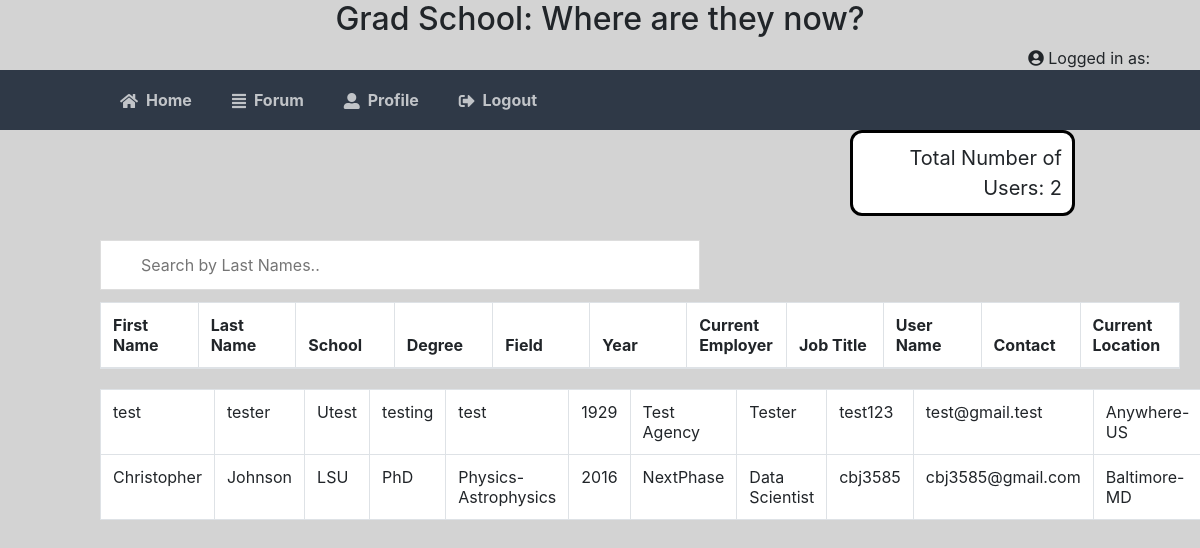
Screenshot of /hidedata with the database file from the repository.
### tables this page shows
CREATE TABLE "data_table" (
"index" INTEGER,
  "first_name" VARCHAR(256),
  "last_name" VARCHAR(256),
  "school" TEXT,
  "degree" VARCHAR(256),
  "field" VARCHAR(256),
  "year" VARCHAR(4),
  "current_employer" VARCHAR(256),
  "job_title" VARCHAR(256),
  "user_name" VARCHAR(256),
  "contact" VARCHAR(256),
  "password" VARCHAR(256),
  "location" VARCHAR(256)
);

### flask_app.py (the view)
@app.route('/hidedata')
def hide_data():
    from functions.sqlquery import sql_query
    results = sql_query(''' SELECT * FROM data_table''')
    msg = 'SELECT * FROM data_table'
    return render_template('sqldatabase.html', results=results, msg=msg)#, username=session['username'])

### functions/sqlquery.py (called while the page is built)
def sql_query(query):
    conn = sqlite3.connect('accounts.db')
    conn.row_factory = sqlite3.Row
    cur = conn.cursor()
    cur.execute(query)
    rows = cur.fetchall()
    return rows

### templates/sqldatabase.html (shortened to what this page needs)
<html>
    <head>
        <link rel="stylesheet" href="https://use.fontawesome.com/releases/v5.1.0/css/all.css">
        <link rel="stylesheet" href="https://stackpath.bootstrapcdn.com/bootstrap/4.1.1/css/bootstrap.min.css">
 		<link rel="stylesheet" href="{{ url_for('static', filename='style13.css') }}">
    </head>
	<body>
	<h2 align="center">Grad School: Where are they now? </h2>
	<div align="right" style='margin-right: 50px;'><i class="fas fa-user-circle"></i> Logged in as: {{uname}}</div>
		<nav class="navtop">
			<div align="center">
                <a href="{{ url_for('home', uname=username) }}"><i class="fas fa-home"></i>Home</a>
                <a href="{{ url_for('forum', uname=uname) }}"><i class="fas fa-align-justify"></i>Forum</a>
				<a href="{{ url_for('profile', uname=uname, aresults=aresults, msg=msg) }}"><i class="fas fa-user-alt"></i>Profile</a>
				<a href="{{ url_for('logout') }}"><i class="fas fa-sign-out-alt"></i>Logout</a>
			</div>
		</nav>
        <div class="totalusers" id="data"></div>
        <br>
   <input type="text" id="myInput" onkeyup="tableSearch()" placeholder="Search by Last Names.." title="Type in a Last Name">
   <table class="table table-hover table-bordered table-sm" id="myTable1" cellspacing="0">
             <thead>
            <tr>
            <th style="width:100px" onclick="sortTable(0)">First Name</th>
            <th onclick="sortTable(1)">Last Name</th>
            <th onclick="sortTable(2)">School</th>
            <th onclick="sortTable(3)">Degree</th>
            <th onclick="sortTable(4)">Field</th>
            <th onclick="sortTable(5)">Year</th>
            <th onclick="sortTable(6)">Current Employer</th>
            <th onclick="sortTable(7)">Job Title</th>
            <th onclick="sortTable(8)">User Name</th>
            <th onclick="sortTable(9)">Contact</th>
            <th onclick="sortTable(10)">Current Location</th>
            </tr>
         </thead>
    </table>
     <div id="table-wrapper">
       <div id="table-scroll">
          <table class="table table-hover table-bordered table-sm" id="myTable" style='margin-left: 100px; margin-right: 100px; width: 90%;' cellspacing="0">
         {% for result in results %}
            <tr>
               <td style="width:100px">{{result["first_name"]}}</td>
               <td style="width:100px">{{result["last_name"]}}</td>
               <td style="width:100px">{{result["school"]}}</td>
               <td style="width:100px">{{result["degree"]}}</td>
               <td style="width:100px">{{result["field"]}}</td>
               <td style="width:100px">{{result["year"]}}</td>
               <td style="width:100px">{{result["current_employer"]}}</td>
               <td style="width:100px">{{result["job_title"]}}</td>
               <td style="width:100px">{{result["user_name"]}}</td>
               <td style="width:100px">{{result["contact"]}}</td>
               <td style="width:100px">{{result["location"]}}</td>
            </tr>
         {% endfor %}
      </table>
        </div>
       </div>
    </body>
</html>

### static/style13.css (style rules this page uses)
* { box-sizing: border-box; font-family: -apple-system, BlinkMacSystemFont, "segoe ui", roboto, oxygen, ubuntu, cantarell, "fira sans", "droid sans", "helvetica neue", Arial, sans-serif; font-size: 16px; -webkit-font-smoothing: antialiased; -moz-osx-font-smoothing: grayscale; }
body { background-color: lightgrey; margin: 0; }
.navtop { background-color: #2f3947; height: 60px; width: 100%; border: 0; }
.navtop div { display: flex; margin: 0 auto; width: 1000px; height: 100%; }
.navtop div h1, .navtop div a { display: inline-flex; align-items: center; }
.navtop div a { padding: 0 20px; text-decoration: none; color: #c1c4c8; font-weight: bold; }
.navtop div a i { padding: 2px 8px 0 0; }
#table-wrapper { position:relative; }
#table-scroll { height:200px; overflow:auto; margin-top:20px; }
#table-wrapper table { width:100%; background-color: white; }
#myInput { background-position: 10px 10px; background-repeat: no-repeat; width: 50%; font-size: 16px; padding: 12px 20px 12px 40px; border: 1px solid #ddd; margin-bottom: 12px; margin-left: 100px; }
#myTable { border-collapse: collapse; width: 100%; border: 1px solid #ddd; font-size: 18px; }
#myTable th, #myTable td { text-align: left; padding: 12px; background-color: white; }
#myTable tr { border-bottom: 1px solid #ddd; }
.totalusers { margin-right: 125px; margin-left: 850px; text-align: right; border: 3px solid black; padding: 10px 10px 10px 10px; border-radius: 12px; font-size: 20; background-color: white;' }

### templates/sqldatabase.html (style rules this page uses)
#myTable1 { border-collapse: collapse; border: 1px solid #ddd; font-size: 18px; margin-left: 100px; margin-right: 100px; width: 90%; }
#myTable1 th { text-align: left; padding: 12px; background-color: white; width: 100px; }
#myTable1 tr { border-bottom: 1px solid #ddd; }

### rows the page displays
data_table: first_name "test", last_name "tester", school "Utest", degree "testing", field "test", year "1929", current_employer "Test Agency", job_title "Tester", user_name "test123", contact "test@gmail.test", location "Anywhere-US"
data_table: first_name "Christopher", last_name "Johnson", school "LSU", degree "PhD", field "Physics-Astrophysics", year "2016", current_employer "NextPhase", job_title "Data Scientist", user_name "cbj3585", contact "cbj3585@gmail.com", location "Baltimore-MD"
